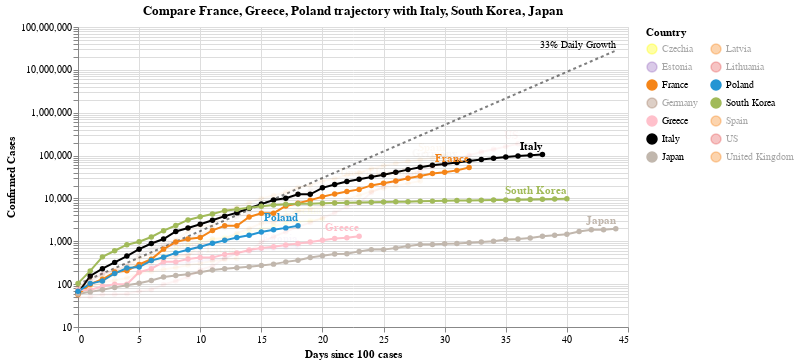

Here is the notebook cell this chart was saved with:
### Code cell
#hide_input
chart2 = make_since_chart(['France', 'Greece', 'Poland'])
chart2

### Figure 1 — Vega-Lite specification as saved in the notebook (floating-point values rounded to 4 significant figures; data arrays with more than 128 entries replaced by an {"elided": "..."} marker saying what was removed)
{"config": {"view": {"continuousWidth": 400, "continuousHeight": 300}}, "layer": [{"mark": {"type": "line", "color": "black", "opacity": 0.5, "strokeDash": [3, 3]}, "encoding": {"x": {"type": "quantitative", "field": "Days since 100 cases"}, "y": {"type": "quantitative", "field": "Confirmed Cases"}}}, {"mark": {"type": "text", "align": "right", "dy": -6, "fontSize": 10, "text": "33% Daily Growth"}, "encoding": {"x": {"type": "quantitative", "field": "Days since 100 cases"}, "y": {"type": "quantitative", "field": "Confirmed Cases"}}, "transform": [{"filter": "(datum['Days since 100 cases'] >= 44)"}]}, {"data": {"name": "data-634535710c1cb463b85b8e61f4e43f46"}, "mark": {"type": "line", "point": true}, "encoding": {"color": {"type": "nominal", "field": "Country", "legend": {"columns": 2}, "scale": {"domain": ["Czechia", "Estonia", "France", "Germany", "Greece", "Italy", "Japan", "Latvia", "Lithuania", "Poland", "South Korea", "Spain", "US", "United Kingdom"], "range": ["yellow", "#9467bd", "#F58518", "#9D755D", "pink", "black", "#C1B7AD", "#F58518", "#E45756", "#2495D3", "#A1BA59", "#F58518", "#E45756", "#F58518"]}}, "opacity": {"condition": {"value": 1, "selection": "selector004"}, "value": 0.05}, "tooltip": [{"type": "nominal", "field": "Country"}, {"type": "temporal", "field": "Date"}, {"type": "quantitative", "field": "Confirmed Cases"}, {"type": "quantitative", "field": "Days since 100 cases"}], "x": {"type": "quantitative", "field": "Days since 100 cases"}, "y": {"type": "quantitative", "field": "Confirmed Cases", "scale": {"type": "log"}}}, "selection": {"selector004": {"type": "multi", "fields": ["Country"], "bind": "legend", "init": [{"Country": "France"}, {"Country": "Greece"}, {"Country": "Poland"}, {"Country": "Italy"}, {"Country": "South Korea"}, {"Country": "Japan"}]}}, "width": 550}, {"data": {"name": "data-634535710c1cb463b85b8e61f4e43f46"}, "mark": {"type": "text", "align": "right", "dy": -8, "fontWeight": "bold"}, "encoding": {"color": {"type": "nominal", "field": "Country", "legend": {"columns": 2}, "scale": {"domain": ["Czechia", "Estonia", "France", "Germany", "Greece", "Italy", "Japan", "Latvia", "Lithuania", "Poland", "South Korea", "Spain", "US", "United Kingdom"], "range": ["yellow", "#9467bd", "#F58518", "#9D755D", "pink", "black", "#C1B7AD", "#F58518", "#E45756", "#2495D3", "#A1BA59", "#F58518", "#E45756", "#F58518"]}}, "opacity": {"condition": {"value": 1, "selection": "selector004"}, "value": 0.05}, "text": {"type": "nominal", "field": "Country"}, "tooltip": [{"type": "nominal", "field": "Country"}, {"type": "temporal", "field": "Date"}, {"type": "quantitative", "field": "Confirmed Cases"}, {"type": "quantitative", "field": "Days since 100 cases"}], "x": {"type": "quantitative", "field": "Days since 100 cases"}, "y": {"type": "quantitative", "field": "Confirmed Cases", "scale": {"type": "log"}}}, "transform": [{"filter": "(datum['Date'] >= 1585612800000)"}], "width": 550}], "data": {"name": "data-d04b96d24052727e857cf29d72dc932c"}, "title": "Compare France, Greece, Poland trajectory with Italy, South Korea, Japan", "$schema": "https://vega.github.io/schema/vega-lite/v4.0.2.json", "datasets": {"data-d04b96d24052727e857cf29d72dc932c": [{"Days since 100 cases": 0, "Confirmed Cases": 100.0}, {"Days since 100 cases": 1, "Confirmed Cases": 133.0}, {"Days since 100 cases": 2, "Confirmed Cases": 176.9}, {"Days since 100 cases": 3, "Confirmed Cases": 235.3}, {"Days since 100 cases": 4, "Confirmed Cases": 312.9}, {"Days since 100 cases": 5, "Confirmed Cases": 416.2}, {"Days since 100 cases": 6, "Confirmed Cases": 553.5}, {"Days since 100 cases": 7, "Confirmed Cases": 736.1}, {"Days since 100 cases": 8, "Confirmed Cases": 979.1}, {"Days since 100 cases": 9, "Confirmed Cases": 1302.0}, {"Days since 100 cases": 10, "Confirmed Cases": 1732.0}, {"Days since 100 cases": 11, "Confirmed Cases": 2303.0}, {"Days since 100 cases": 12, "Confirmed Cases": 3064.0}, {"Days since 100 cases": 13, "Confirmed Cases": 4074.0}, {"Days since 100 cases": 14, "Confirmed Cases": 5419.0}, {"Days since 100 cases": 15, "Confirmed Cases": 7207.0}, {"Days since 100 cases": 16, "Confirmed Cases": 9586.0}, {"Days since 100 cases": 17, "Confirmed Cases": 12750.0}, {"Days since 100 cases": 18, "Confirmed Cases": 16960.0}, {"Days since 100 cases": 19, "Confirmed Cases": 22550.0}, {"Days since 100 cases": 20, "Confirmed Cases": 29990.0}, {"Days since 100 cases": 21, "Confirmed Cases": 39890.0}, {"Days since 100 cases": 22, "Confirmed Cases": 53060.0}, {"Days since 100 cases": 23, "Confirmed Cases": 70560.0}, {"Days since 100 cases": 24, "Confirmed Cases": 93850.0}, {"Days since 100 cases": 25, "Confirmed Cases": 124800.0}, {"Days since 100 cases": 26, "Confirmed Cases": 166000.0}, {"Days since 100 cases": 27, "Confirmed Cases": 220800.0}, {"Days since 100 cases": 28, "Confirmed Cases": 293700.0}, {"Days since 100 cases": 29, "Confirmed Cases": 390600.0}, {"Days since 100 cases": 30, "Confirmed Cases": 519500.0}, {"Days since 100 cases": 31, "Confirmed Cases": 690900.0}, {"Days since 100 cases": 32, "Confirmed Cases": 918900.0}, {"Days since 100 cases": 33, "Confirmed Cases": 1222000.0}, {"Days since 100 cases": 34, "Confirmed Cases": 1625000.0}, {"Days since 100 cases": 35, "Confirmed Cases": 2162000.0}, {"Days since 100 cases": 36, "Confirmed Cases": 2875000.0}, {"Days since 100 cases": 37, "Confirmed Cases": 3824000.0}, {"Days since 100 cases": 38, "Confirmed Cases": 5086000.0}, {"Days since 100 cases": 39, "Confirmed Cases": 6764000.0}, {"Days since 100 cases": 40, "Confirmed Cases": 8996000.0}, {"Days since 100 cases": 41, "Confirmed Cases": 11970000.0}, {"Days since 100 cases": 42, "Confirmed Cases": 15910000.0}, {"Days since 100 cases": 43, "Confirmed Cases": 21170000.0}, {"Days since 100 cases": 44, "Confirmed Cases": 28150000.0}], "data-634535710c1cb463b85b8e61f4e43f46": {"elided": "395 records"}}}
